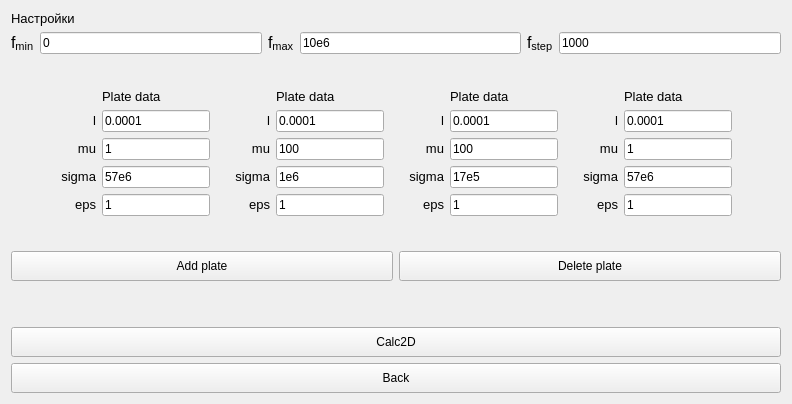
      <widget class="QWidget" name="farSettingsTab">
       <property name="toolTip">
        <string/>
       </property>
       <attribute name="title">
        <string>Settings (far)</string>
       </attribute>
       <layout class="QVBoxLayout" name="verticalLayout_12">
        <item>
         <layout class="QVBoxLayout" name="vLayout_3">
          <item>
           <widget class="QLabel" name="label_31">
            <property name="text">
             <string>&lt;html&gt;&lt;head/&gt;&lt;body&gt;&lt;p&gt;&lt;span style=&quot; font-size:10pt;&quot;&gt;Настройки&lt;/span&gt;&lt;/p&gt;&lt;/body&gt;&lt;/html&gt;</string>
            </property>
           </widget>
          </item>
          <item>
           <layout class="QHBoxLayout" name="hLayout_5">
            <item>
             <widget class="QLabel" name="label_9">
              <property name="text">
               <string>&lt;html&gt;&lt;head/&gt;&lt;body&gt;&lt;p&gt;&lt;span style=&quot; font-size:12pt;&quot;&gt;f&lt;/span&gt;&lt;span style=&quot; font-size:12pt; vertical-align:sub;&quot;&gt;min&lt;/span&gt;&lt;/p&gt;&lt;/body&gt;&lt;/html&gt;</string>
              </property>
             </widget>
            </item>
            <item>
             <widget class="QLineEdit" name="fMin_fz">
              <property name="text">
               <string>0</string>
              </property>
             </widget>
            </item>
            <item>
             <widget class="QLabel" name="label_8">
              <property name="text">
               <string>&lt;html&gt;&lt;head/&gt;&lt;body&gt;&lt;p&gt;&lt;span style=&quot; font-size:12pt;&quot;&gt;f&lt;/span&gt;&lt;span style=&quot; font-size:12pt; vertical-align:sub;&quot;&gt;max&lt;/span&gt;&lt;/p&gt;&lt;/body&gt;&lt;/html&gt;</string>
              </property>
             </widget>
            </item>
            <item>
             <widget class="QLineEdit" name="fMax_fz">
              <property name="text">
               <string>10e6</string>
              </property>
             </widget>
            </item>
            <item>
             <widget class="QLabel" name="label_10">
              <property name="text">
               <string>&lt;html&gt;&lt;head/&gt;&lt;body&gt;&lt;p&gt;&lt;span style=&quot; font-size:12pt;&quot;&gt;f&lt;/span&gt;&lt;span style=&quot; font-size:12pt; vertical-align:sub;&quot;&gt;step&lt;/span&gt;&lt;/p&gt;&lt;/body&gt;&lt;/html&gt;</string>
              </property>
             </widget>
            </item>
            <item>
             <widget class="QLineEdit" name="fStep_fz">
              <property name="text">
               <string>1000</string>
              </property>
             </widget>
            </item>
           </layout>
          </item>
          <item>
           <spacer name="vSpacer_6">
            <property name="orientation">
             <enum>Qt::Vertical</enum>
            </property>
            <property name="sizeType">
             <enum>QSizePolicy::Minimum</enum>
            </property>
            <property name="sizeHint" stdset="0">
             <size>
              <width>20</width>
              <height>20</height>
             </size>
            </property>
           </spacer>
          </item>
          <item>
           <layout class="QHBoxLayout" name="hLayout_6">
            <item>
             <spacer name="hSpacer_1">
              <property name="orientation">
               <enum>Qt::Horizontal</enum>
              </property>
              <property name="sizeHint" stdset="0">
               <size>
                <width>40</width>
                <height>20</height>
               </size>
              </property>
             </spacer>
            </item>
            <item>
             <widget class="QWidget" name="firstPlate" native="true">
              <layout class="QGridLayout" name="gridLayout_2">
               <item row="0" column="1">
                <widget class="QLabel" name="label_11">
                 <property name="maximumSize">
                  <size>
                   <width>100</width>
                   <height>16777215</height>
                  </size>
                 </property>
                 <property name="text">
                  <string>&lt;html&gt;&lt;head/&gt;&lt;body&gt;&lt;p&gt;&lt;span style=&quot; font-size:10pt;&quot;&gt;Plate data&lt;/span&gt;&lt;/p&gt;&lt;/body&gt;&lt;/html&gt;</string>
                 </property>
                </widget>
               </item>
               <item row="1" column="0">
                <widget class="QLabel" name="label_12">
                 <property name="maximumSize">
                  <size>
                   <width>60</width>
                   <height>16777215</height>
                  </size>
                 </property>
                 <property name="text">
                  <string>&lt;html&gt;&lt;head/&gt;&lt;body&gt;&lt;p align=&quot;right&quot;&gt;&lt;span style=&quot; font-size:10pt;&quot;&gt;l&lt;/span&gt;&lt;/p&gt;&lt;/body&gt;&lt;/html&gt;</string>
                 </property>
                </widget>
               </item>
               <item row="3" column="0">
                <widget class="QLabel" name="label_14">
                 <property name="maximumSize">
                  <size>
                   <width>60</width>
                   <height>16777215</height>
                  </size>
                 </property>
                 <property name="text">
                  <string>&lt;html&gt;&lt;head/&gt;&lt;body&gt;&lt;p align=&quot;right&quot;&gt;&lt;span style=&quot; font-size:10pt;&quot;&gt;sigma&lt;/span&gt;&lt;/p&gt;&lt;/body&gt;&lt;/html&gt;</string>
                 </property>
                </widget>
               </item>
               <item row="2" column="0">
                <widget class="QLabel" name="label_13">
                 <property name="maximumSize">
                  <size>
                   <width>60</width>
                   <height>16777215</height>
                  </size>
                 </property>
                 <property name="text">
                  <string>&lt;html&gt;&lt;head/&gt;&lt;body&gt;&lt;p align=&quot;right&quot;&gt;&lt;span style=&quot; font-size:10pt;&quot;&gt;mu&lt;/span&gt;&lt;/p&gt;&lt;/body&gt;&lt;/html&gt;</string>
                 </property>
                </widget>
               </item>
               <item row="4" column="0">
                <widget class="QLabel" name="label_15">
                 <property name="maximumSize">
                  <size>
                   <width>60</width>
                   <height>16777215</height>
                  </size>
                 </property>
                 <property name="text">
                  <string>&lt;html&gt;&lt;head/&gt;&lt;body&gt;&lt;p align=&quot;right&quot;&gt;&lt;span style=&quot; font-size:10pt;&quot;&gt;eps&lt;/span&gt;&lt;/p&gt;&lt;/body&gt;&lt;/html&gt;</string>
                 </property>
                </widget>
               </item>
               <item row="4" column="1">
                <widget class="QLineEdit" name="eps_fz_1">
                 <property name="maximumSize">
                  <size>
                   <width>120</width>
                   <height>16777215</height>
                  </size>
                 </property>
                 <property name="text">
                  <string>1</string>
                 </property>
                </widget>
               </item>
               <item row="2" column="1">
                <widget class="QLineEdit" name="mu_fz_1">
                 <property name="maximumSize">
                  <size>
                   <width>120</width>
                   <height>16777215</height>
                  </size>
                 </property>
                 <property name="text">
                  <string>1</string>
                 </property>
                </widget>
               </item>
               <item row="3" column="1">
                <widget class="QLineEdit" name="sigma_fz_1">
                 <property name="maximumSize">
                  <size>
                   <width>120</width>
                   <height>16777215</height>
                  </size>
                 </property>
                 <property name="text">
                  <string>57e6</string>
                 </property>
                </widget>
               </item>
               <item row="1" column="1">
                <widget class="QLineEdit" name="l_fz_1">
                 <property name="maximumSize">
                  <size>
                   <width>120</width>
                   <height>16777215</height>
                  </size>
                 </property>
                 <property name="text">
                  <string>0.0001</string>
                 </property>
                </widget>
               </item>
              </layout>
             </widget>
            </item>
            <item>
             <widget class="QWidget" name="secondPlate" native="true">
              <layout class="QGridLayout" name="gridLayout_3">
               <item row="3" column="0">
                <widget class="QLabel" name="label_19">
                 <property name="maximumSize">
                  <size>
                   <width>60</width>
                   <height>16777215</height>
                  </size>
                 </property>
                 <property name="text">
                  <string>&lt;html&gt;&lt;head/&gt;&lt;body&gt;&lt;p align=&quot;right&quot;&gt;&lt;span style=&quot; font-size:10pt;&quot;&gt;sigma&lt;/span&gt;&lt;/p&gt;&lt;/body&gt;&lt;/html&gt;</string>
                 </property>
                </widget>
               </item>
               <item row="2" column="1">
                <widget class="QLineEdit" name="mu_fz_2">
                 <property name="maximumSize">
                  <size>
                   <width>120</width>
                   <height>16777215</height>
                  </size>
                 </property>
                 <property name="text">
                  <string>100</string>
                 </property>
                </widget>
               </item>
               <item row="2" column="0">
                <widget class="QLabel" name="label_18">
                 <property name="maximumSize">
                  <size>
                   <width>60</width>
                   <height>16777215</height>
                  </size>
                 </property>
                 <property name="text">
                  <string>&lt;html&gt;&lt;head/&gt;&lt;body&gt;&lt;p align=&quot;right&quot;&gt;&lt;span style=&quot; font-size:10pt;&quot;&gt;mu&lt;/span&gt;&lt;/p&gt;&lt;/body&gt;&lt;/html&gt;</string>
                 </property>
                </widget>
               </item>
               <item row="0" column="1">
                <widget class="QLabel" name="label_16">
                 <property name="text">
                  <string>&lt;html&gt;&lt;head/&gt;&lt;body&gt;&lt;p&gt;&lt;span style=&quot; font-size:10pt;&quot;&gt;Plate data&lt;/span&gt;&lt;/p&gt;&lt;/body&gt;&lt;/html&gt;</string>
                 </property>
                </widget>
               </item>
               <item row="1" column="1">
                <widget class="QLineEdit" name="l_fz_2">
                 <property name="maximumSize">
                  <size>
                   <width>120</width>
                   <height>16777215</height>
                  </size>
                 </property>
                 <property name="text">
                  <string>0.0001</string>
                 </property>
                </widget>
               </item>
               <item row="1" column="0">
                <widget class="QLabel" name="label_17">
                 <property name="maximumSize">
                  <size>
                   <width>60</width>
                   <height>16777215</height>
                  </size>
                 </property>
                 <property name="text">
                  <string>&lt;html&gt;&lt;head/&gt;&lt;body&gt;&lt;p align=&quot;right&quot;&gt;&lt;span style=&quot; font-size:10pt;&quot;&gt;l&lt;/span&gt;&lt;/p&gt;&lt;/body&gt;&lt;/html&gt;</string>
                 </property>
                </widget>
               </item>
               <item row="4" column="0">
                <widget class="QLabel" name="label_20">
                 <property name="maximumSize">
                  <size>
                   <width>60</width>
                   <height>16777215</height>
                  </size>
                 </property>
                 <property name="text">
                  <string>&lt;html&gt;&lt;head/&gt;&lt;body&gt;&lt;p align=&quot;right&quot;&gt;&lt;span style=&quot; font-size:10pt;&quot;&gt;eps&lt;/span&gt;&lt;/p&gt;&lt;/body&gt;&lt;/html&gt;</string>
                 </property>
                </widget>
               </item>
               <item row="3" column="1">
                <widget class="QLineEdit" name="sigma_fz_2">
                 <property name="maximumSize">
                  <size>
                   <width>120</width>
                   <height>16777215</height>
                  </size>
                 </property>
                 <property name="text">
                  <string>1e6</string>
                 </property>
                </widget>
               </item>
               <item row="4" column="1">
                <widget class="QLineEdit" name="eps_fz_2">
                 <property name="maximumSize">
                  <size>
                   <width>120</width>
                   <height>16777215</height>
                  </size>
                 </property>
                 <property name="text">
                  <string>1</string>
                 </property>
                </widget>
               </item>
              </layout>
             </widget>
            </item>
            <item>
             <widget class="QWidget" name="thirdPlate" native="true">
              <layout class="QGridLayout" name="gridLayout_4">
               <item row="5" column="1">
                <widget class="QLineEdit" name="eps_fz_3">
                 <property name="maximumSize">
                  <size>
                   <width>120</width>
                   <height>16777215</height>
                  </size>
                 </property>
                 <property name="text">
                  <string>1</string>
                 </property>
                </widget>
               </item>
               <item row="3" column="0">
                <widget class="QLabel" name="label_23">
                 <property name="maximumSize">
                  <size>
                   <width>60</width>
                   <height>16777215</height>
                  </size>
                 </property>
                 <property name="text">
                  <string>&lt;html&gt;&lt;head/&gt;&lt;body&gt;&lt;p align=&quot;right&quot;&gt;&lt;span style=&quot; font-size:10pt;&quot;&gt;mu&lt;/span&gt;&lt;/p&gt;&lt;/body&gt;&lt;/html&gt;</string>
                 </property>
                </widget>
               </item>
               <item row="2" column="0">
                <widget class="QLabel" name="label_22">
                 <property name="maximumSize">
                  <size>
                   <width>60</width>
                   <height>16777215</height>
                  </size>
                 </property>
                 <property name="text">
                  <string>&lt;html&gt;&lt;head/&gt;&lt;body&gt;&lt;p align=&quot;right&quot;&gt;&lt;span style=&quot; font-size:10pt;&quot;&gt;l&lt;/span&gt;&lt;/p&gt;&lt;/body&gt;&lt;/html&gt;</string>
                 </property>
                </widget>
               </item>
               <item row="2" column="1">
                <widget class="QLineEdit" name="l_fz_3">
                 <property name="maximumSize">
                  <size>
                   <width>120</width>
                   <height>16777215</height>
                  </size>
                 </property>
                 <property name="text">
                  <string>0.0001</string>
                 </property>
                </widget>
               </item>
               <item row="4" column="0">
                <widget class="QLabel" name="label_24">
                 <property name="maximumSize">
                  <size>
                   <width>60</width>
                   <height>16777215</height>
                  </size>
                 </property>
                 <property name="text">
                  <string>&lt;html&gt;&lt;head/&gt;&lt;body&gt;&lt;p align=&quot;right&quot;&gt;&lt;span style=&quot; font-size:10pt;&quot;&gt;sigma&lt;/span&gt;&lt;/p&gt;&lt;/body&gt;&lt;/html&gt;</string>
                 </property>
                </widget>
               </item>
               <item row="5" column="0">
                <widget class="QLabel" name="label_25">
                 <property name="maximumSize">
                  <size>
                   <width>60</width>
                   <height>16777215</height>
                  </size>
                 </property>
                 <property name="text">
                  <string>&lt;html&gt;&lt;head/&gt;&lt;body&gt;&lt;p align=&quot;right&quot;&gt;&lt;span style=&quot; font-size:10pt;&quot;&gt;eps&lt;/span&gt;&lt;/p&gt;&lt;/body&gt;&lt;/html&gt;</string>
                 </property>
                </widget>
               </item>
               <item row="3" column="1">
                <widget class="QLineEdit" name="mu_fz_3">
                 <property name="maximumSize">
                  <size>
                   <width>120</width>
                   <height>16777215</height>
                  </size>
                 </property>
                 <property name="text">
                  <string>100</string>
                 </property>
                </widget>
               </item>
               <item row="4" column="1">
                <widget class="QLineEdit" name="sigma_fz_3">
                 <property name="maximumSize">
                  <size>
                   <width>120</width>
                   <height>16777215</height>
                  </size>
                 </property>
                 <property name="text">
                  <string>17e5</string>
                 </property>
                </widget>
               </item>
               <item row="1" column="1">
                <widget class="QLabel" name="label_21">
                 <property name="text">
                  <string>&lt;html&gt;&lt;head/&gt;&lt;body&gt;&lt;p&gt;&lt;span style=&quot; font-size:10pt;&quot;&gt;Plate data&lt;/span&gt;&lt;/p&gt;&lt;/body&gt;&lt;/html&gt;</string>
                 </property>
                </widget>
               </item>
              </layout>
             </widget>
            </item>
            <item>
             <widget class="QWidget" name="fourthPlate" native="true">
              <layout class="QGridLayout" name="gridLayout_5">
               <item row="0" column="1">
                <widget class="QLabel" name="label_26">
                 <property name="text">
                  <string>&lt;html&gt;&lt;head/&gt;&lt;body&gt;&lt;p&gt;&lt;span style=&quot; font-size:10pt;&quot;&gt;Plate data&lt;/span&gt;&lt;/p&gt;&lt;/body&gt;&lt;/html&gt;</string>
                 </property>
                </widget>
               </item>
               <item row="2" column="1">
                <widget class="QLineEdit" name="mu_fz_4">
                 <property name="maximumSize">
                  <size>
                   <width>120</width>
                   <height>16777215</height>
                  </size>
                 </property>
                 <property name="text">
                  <string>1</string>
                 </property>
                </widget>
               </item>
               <item row="1" column="0">
                <widget class="QLabel" name="label_27">
                 <property name="maximumSize">
                  <size>
                   <width>60</width>
                   <height>16777215</height>
                  </size>
                 </property>
                 <property name="text">
                  <string>&lt;html&gt;&lt;head/&gt;&lt;body&gt;&lt;p align=&quot;right&quot;&gt;&lt;span style=&quot; font-size:10pt;&quot;&gt;l&lt;/span&gt;&lt;/p&gt;&lt;/body&gt;&lt;/html&gt;</string>
                 </property>
                </widget>
               </item>
               <item row="3" column="1">
                <widget class="QLineEdit" name="sigma_fz_4">
                 <property name="maximumSize">
                  <size>
                   <width>120</width>
                   <height>16777215</height>
                  </size>
                 </property>
                 <property name="text">
                  <string>57e6</string>
                 </property>
                </widget>
               </item>
               <item row="1" column="1">
                <widget class="QLineEdit" name="l_fz_4">
                 <property name="maximumSize">
                  <size>
                   <width>120</width>
                   <height>16777215</height>
                  </size>
                 </property>
                 <property name="text">
                  <string>0.0001</string>
                 </property>
                </widget>
               </item>
               <item row="2" column="0">
                <widget class="QLabel" name="label_28">
                 <property name="maximumSize">
                  <size>
                   <width>60</width>
                   <height>16777215</height>
                  </size>
                 </property>
                 <property name="text">
                  <string>&lt;html&gt;&lt;head/&gt;&lt;body&gt;&lt;p align=&quot;right&quot;&gt;&lt;span style=&quot; font-size:10pt;&quot;&gt;mu&lt;/span&gt;&lt;/p&gt;&lt;/body&gt;&lt;/html&gt;</string>
                 </property>
                </widget>
               </item>
               <item row="3" column="0">
                <widget class="QLabel" name="label_29">
                 <property name="maximumSize">
                  <size>
                   <width>60</width>
                   <height>16777215</height>
                  </size>
                 </property>
                 <property name="text">
                  <string>&lt;html&gt;&lt;head/&gt;&lt;body&gt;&lt;p align=&quot;right&quot;&gt;&lt;span style=&quot; font-size:10pt;&quot;&gt;sigma&lt;/span&gt;&lt;/p&gt;&lt;/body&gt;&lt;/html&gt;</string>
                 </property>
                </widget>
               </item>
               <item row="4" column="0">
                <widget class="QLabel" name="label_30">
                 <property name="maximumSize">
                  <size>
                   <width>60</width>
                   <height>16777215</height>
                  </size>
                 </property>
                 <property name="text">
                  <string>&lt;html&gt;&lt;head/&gt;&lt;body&gt;&lt;p align=&quot;right&quot;&gt;&lt;span style=&quot; font-size:10pt;&quot;&gt;eps&lt;/span&gt;&lt;/p&gt;&lt;/body&gt;&lt;/html&gt;</string>
                 </property>
                </widget>
               </item>
               <item row="4" column="1">
                <widget class="QLineEdit" name="eps_fz_4">
                 <property name="maximumSize">
                  <size>
                   <width>120</width>
                   <height>16777215</height>
                  </size>
                 </property>
                 <property name="text">
                  <string>1</string>
                 </property>
                </widget>
               </item>
              </layout>
             </widget>
            </item>
            <item>
             <spacer name="hSpacer_2">
              <property name="orientation">
               <enum>Qt::Horizontal</enum>
              </property>
              <property name="sizeHint" stdset="0">
               <size>
                <width>40</width>
                <height>20</height>
               </size>
              </property>
             </spacer>
            </item>
           </layout>
          </item>
          <item>
           <spacer name="vSpacer_7">
            <property name="orientation">
             <enum>Qt::Vertical</enum>
            </property>
            <property name="sizeType">
             <enum>QSizePolicy::Minimum</enum>
            </property>
            <property name="sizeHint" stdset="0">
             <size>
              <width>20</width>
              <height>20</height>
             </size>
            </property>
           </spacer>
          </item>
          <item>
           <layout class="QHBoxLayout" name="hLayout_7">
            <item>
             <widget class="QPushButton" name="addPlateButton">
              <property name="minimumSize">
               <size>
                <width>0</width>
                <height>30</height>
               </size>
              </property>
              <property name="text">
               <string>Add plate</string>
              </property>
             </widget>
            </item>
            <item>
             <widget class="QPushButton" name="deletePlateButton">
              <property name="minimumSize">
               <size>
                <width>0</width>
                <height>30</height>
               </size>
              </property>
              <property name="text">
               <string>Delete plate</string>
              </property>
             </widget>
            </item>
           </layout>
          </item>
          <item>
           <spacer name="vSpacer_8">
            <property name="orientation">
             <enum>Qt::Vertical</enum>
            </property>
            <property name="sizeHint" stdset="0">
             <size>
              <width>20</width>
              <height>40</height>
             </size>
            </property>
           </spacer>
          </item>
          <item>
           <layout class="QHBoxLayout" name="hLayout_8">
            <item>
             <widget class="QPushButton" name="run2DCalcButton_fz">
              <property name="minimumSize">
               <size>
                <width>0</width>
                <height>30</height>
               </size>
              </property>
              <property name="text">
               <string>Calc2D</string>
              </property>
             </widget>
            </item>
           </layout>
          </item>
         </layout>
        </item>
        <item>
         <layout class="QVBoxLayout" name="vLayout_4">
          <item>
           <widget class="QPushButton" name="farSettingsBackButton">
            <property name="minimumSize">
             <size>
              <width>0</width>
              <height>30</height>
             </size>
            </property>
            <property name="text">
             <string>Back</string>
            </property>
            <property name="icon">
             <iconset resource="Resources.qrc">
              <normaloff>:/images/images/back.png</normaloff>:/images/images/back.png</iconset>
            </property>
           </widget>
          </item>
         </layout>
        </item>
       </layout>
      </widget>
